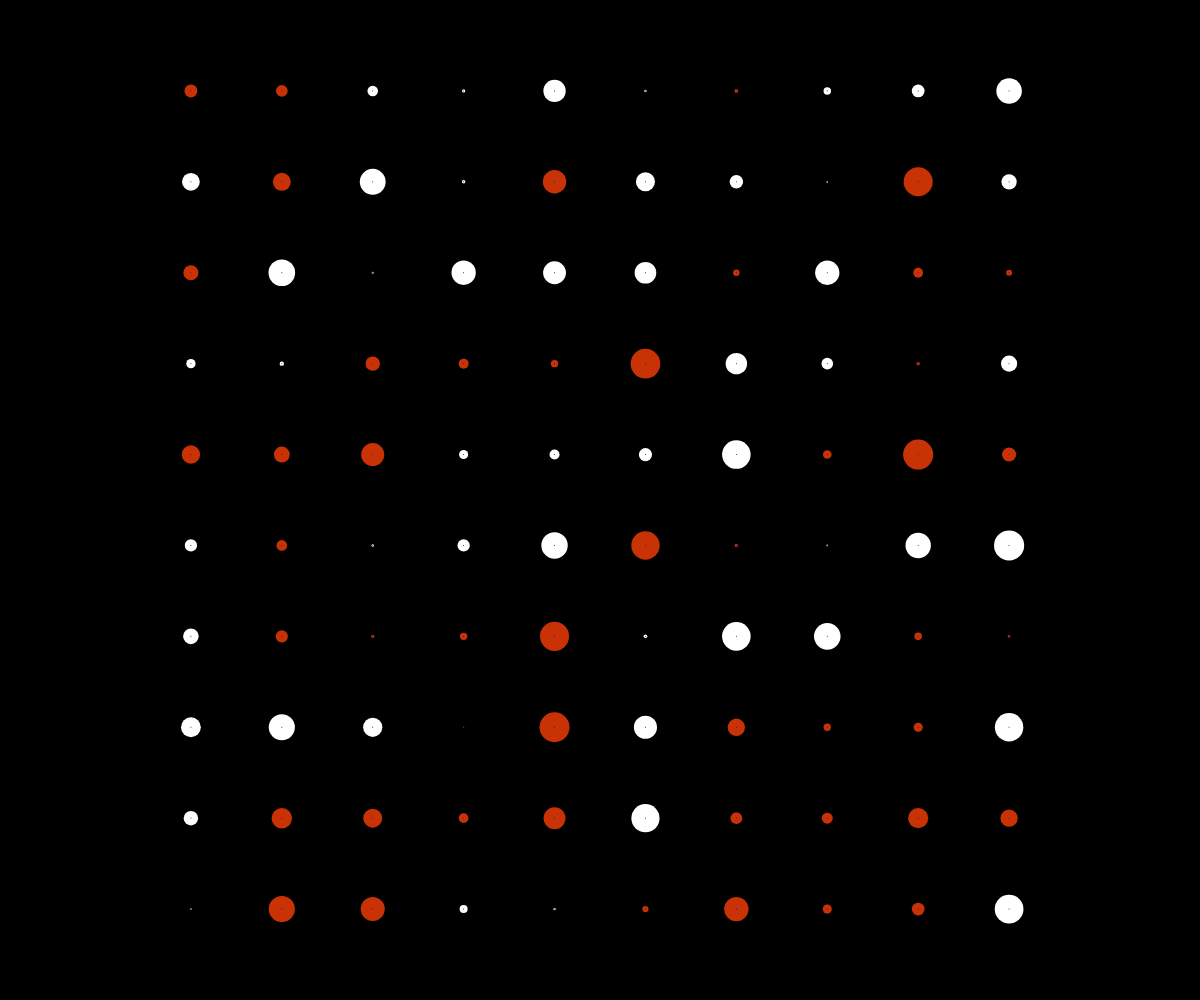
Frame 1 (no input)
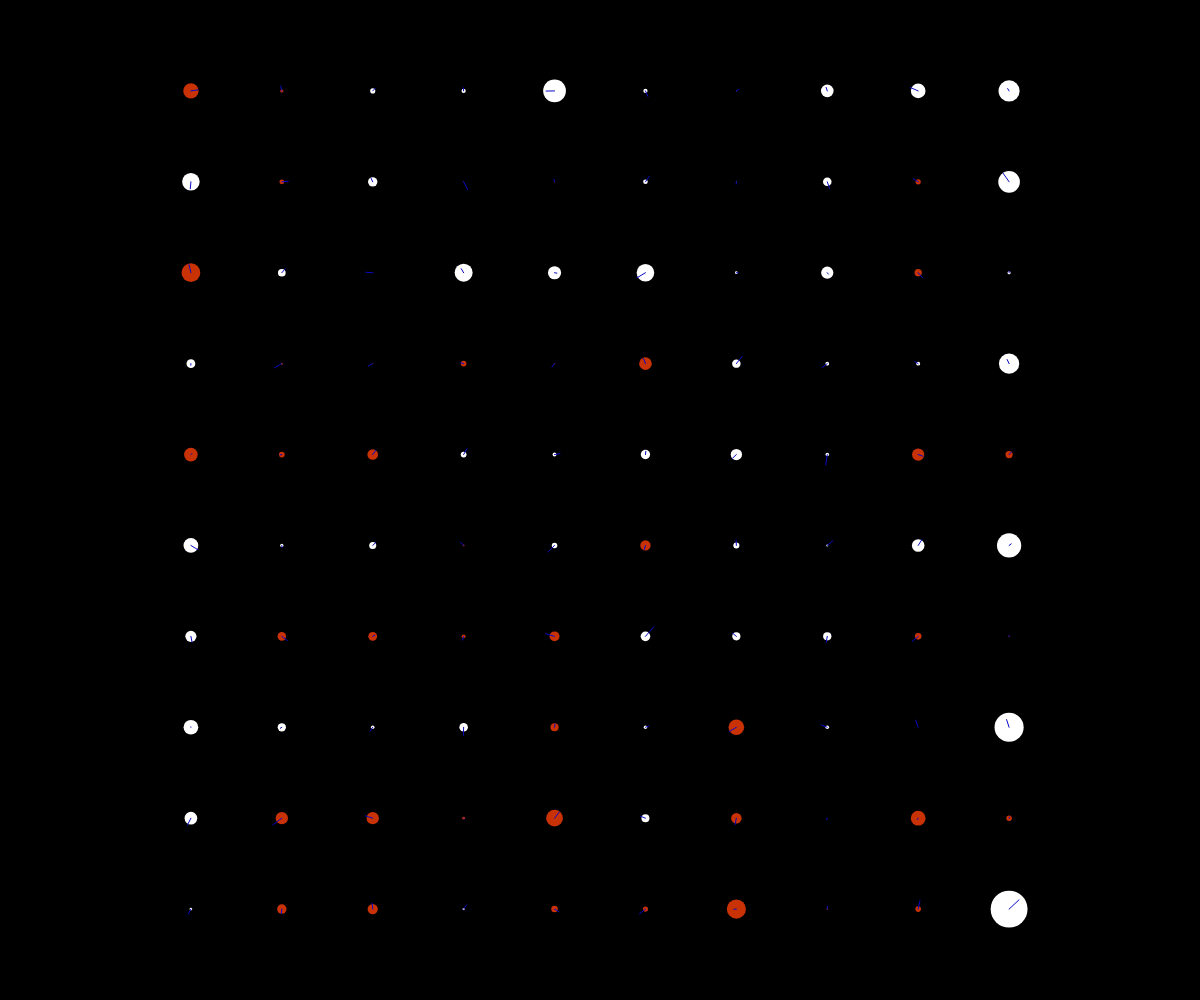
Frame 60 (no input)
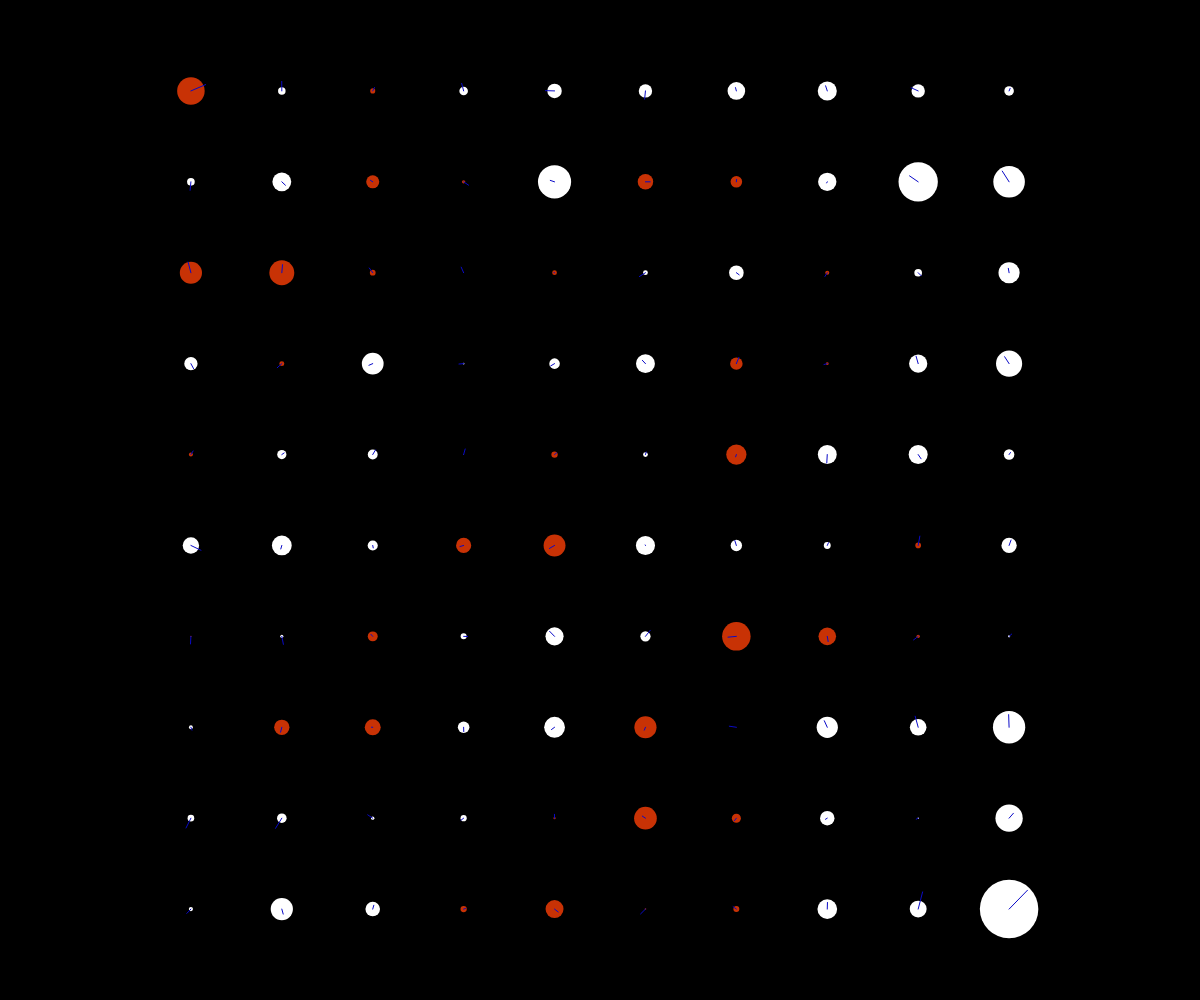
Frame 120 (the mouse pressed at the canvas centre since frame 60)

The p5.js sketch that drew these frames (run headless with seeded random() and noise() and a simulated clock; from frame 60 on, the mouse is pressed at the canvas centre):

// p5.js sketch
// ── sketch.js
let m0 = 1;
let e0 = 1;
let gridsize = 10; 
let interval = 60;
let scB, scE;
let dt = 0.01;
let field = []
let magnet = true;
let left_trans, up_trans;
function setup(){
	createCanvas(windowWidth,windowHeight);
	frameRate(60);
	resizing();
	for (let i = 0; i < gridsize; i++) {
    	field[i] = []; // create nested array
	}
	for(let j = 0; j < gridsize; j++){
		for(let k = 0; k < gridsize; k++){
			let thepos = [j,k];
			//float E  = 0;
			let E  = random(-1,1);
			// if(k==5 && j==5){ E = 2; }
			let By = 0;
			let Bz = 0;
			field[j][k] = new points(thepos,E,By,Bz);
		}
  	}
  background(5);
}

function draw(){
	translate(left_trans, up_trans)
    background(0);
    for(let j = 0; j < gridsize; j++){
		for(let k = 0; k < gridsize; k++){
			field[j][k].show();
			field[j][k].calculate();
		}
  	}
  	for(let j = 0; j < gridsize; j++){
		for(let k = 0; k < gridsize; k++){
			field[j][k].update();
		}
  	}
}

//ssuming E only x axis
class points{

	// pos = []
  constructor(pose, E, By, Bz){
    this.pos = pose; this.E = E; this.By = By; this.Bz = Bz;
  }
  
  calculate(){ this.maxwell3(); this.maxwell4(); }
  
  update(){
    this.E += this.dE;
    this.By += this.dBy;
    this.Bz += this.dBz;
  }
  
  show(){
    let tY = this.pos[0]; let tZ = this.pos[1]
    if(this.E>=0){ noStroke(); fill(200,50,5)   ; circle(tY*interval, tZ*interval, scE*this.E); }
    else    { noStroke(); fill(255,255,255); circle(tY*interval, tZ*interval, scE*this.E); }
    if(magnet){noFill(); strokeWeight(1); stroke(10,10,200); line(tY*interval, tZ*interval, tY*interval + scB*this.By, tZ*interval + scB*this.Bz);}
  }
  
  maxwell3(){
    let DyE = 0;
    if(this.pos[0]==0){ DyE = field[this.pos[0]+1][this.pos[1]].E - this.E; }
    else if(this.pos[0]==gridsize-1){ DyE = this.E - field[this.pos[0]-1][this.pos[1]].E; }
    else { DyE = (field[this.pos[0]+1][this.pos[1]].E - field[this.pos[0]-1][this.pos[1]].E); }
    
    let DzE = 0;
    if(this.pos[1]==0){ DzE = field[this.pos[0]][this.pos[1]+1].E - this.E; }
    else if(this.pos[1]==gridsize-1){ DzE = this.E - field[this.pos[0]][this.pos[1]-1].E; }
    else { DzE = (field[this.pos[0]][this.pos[1]+1].E - field[this.pos[0]][this.pos[1]-1].E); }
    
    this.dBy = -dt*(DzE);
    this.dBz =  dt*(DyE);
  }
  
  maxwell4(){
    let DyBz = 0;
    if(this.pos[0]==0){ DyBz = field[this.pos[0]+1][this.pos[1]].Bz - this.Bz; }
    else if(this.pos[0]==gridsize-1){ DyBz = this.Bz - field[this.pos[0]-1][this.pos[1]].Bz; }
    else { DyBz = (field[this.pos[0]+1][this.pos[1]].Bz - field[this.pos[0]-1][this.pos[1]].Bz); }
    
    let DzBy = 0;
    if(this.pos[1]==0){ DzBy = field[this.pos[0]][this.pos[1]+1].By - this.By; }
    else if(this.pos[1]==gridsize-1){ DzBy = this.By - field[this.pos[0]][this.pos[1]-1].By; }
    else { DzBy = (field[this.pos[0]][this.pos[1]+1].By - field[this.pos[0]][this.pos[1]-1].By); }
    
    this.dE = dt*m0*e0*(DyBz - DzBy);
  }
  
}

function mouseClicked() {
	magnet = !magnet;
}

function windowResized() {
	resizeCanvas(windowWidth, windowHeight);
	resizing();
}

function resizing(){
	interval = min(windowWidth,windowHeight)/(gridsize+1);
 	left_trans = max((windowWidth  - interval*(gridsize-1))/2 , 0);
	up_trans   = max((windowHeight - interval*(gridsize-1))/2 , 0);
	scB = interval/8;
	scE = interval/3;
	print(interval);
}
